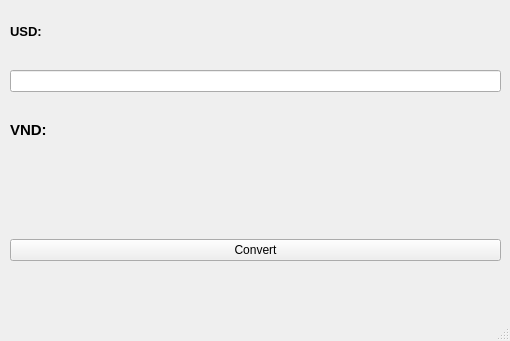
<?xml version="1.0" encoding="UTF-8"?>
<ui version="4.0">
 <class>MainWindow</class>
 <widget class="QMainWindow" name="MainWindow">
  <property name="geometry">
   <rect>
    <x>0</x>
    <y>0</y>
    <width>510</width>
    <height>341</height>
   </rect>
  </property>
  <property name="windowTitle">
   <string>MainWindow</string>
  </property>
  <widget class="QWidget" name="centralwidget">
   <widget class="QWidget" name="verticalLayoutWidget">
    <property name="geometry">
     <rect>
      <x>10</x>
      <y>0</y>
      <width>491</width>
      <height>261</height>
     </rect>
    </property>
    <layout class="QVBoxLayout" name="verticalLayout">
     <item>
      <widget class="QLabel" name="label">
       <property name="text">
        <string>&lt;html&gt;&lt;head/&gt;&lt;body&gt;&lt;p&gt;&lt;span style=&quot; font-size:10pt; font-weight:600;&quot;&gt;USD:&lt;/span&gt;&lt;/p&gt;&lt;/body&gt;&lt;/html&gt;</string>
       </property>
      </widget>
     </item>
     <item>
      <widget class="QLineEdit" name="dong_usd"/>
     </item>
     <item>
      <widget class="QLabel" name="label_2">
       <property name="text">
        <string>&lt;html&gt;&lt;head/&gt;&lt;body&gt;&lt;p&gt;&lt;span style=&quot; font-size:11pt; font-weight:600;&quot;&gt;VND:&lt;/span&gt;&lt;/p&gt;&lt;/body&gt;&lt;/html&gt;</string>
       </property>
      </widget>
     </item>
     <item>
      <widget class="QLabel" name="dong_vn">
       <property name="text">
        <string/>
       </property>
      </widget>
     </item>
     <item>
      <widget class="QPushButton" name="pushButton">
       <property name="text">
        <string>Convert</string>
       </property>
      </widget>
     </item>
    </layout>
   </widget>
  </widget>
  <widget class="QMenuBar" name="menubar">
   <property name="geometry">
    <rect>
     <x>0</x>
     <y>0</y>
     <width>510</width>
     <height>26</height>
    </rect>
   </property>
  </widget>
  <widget class="QStatusBar" name="statusbar"/>
 </widget>
 <resources/>
 <connections/>
</ui>
